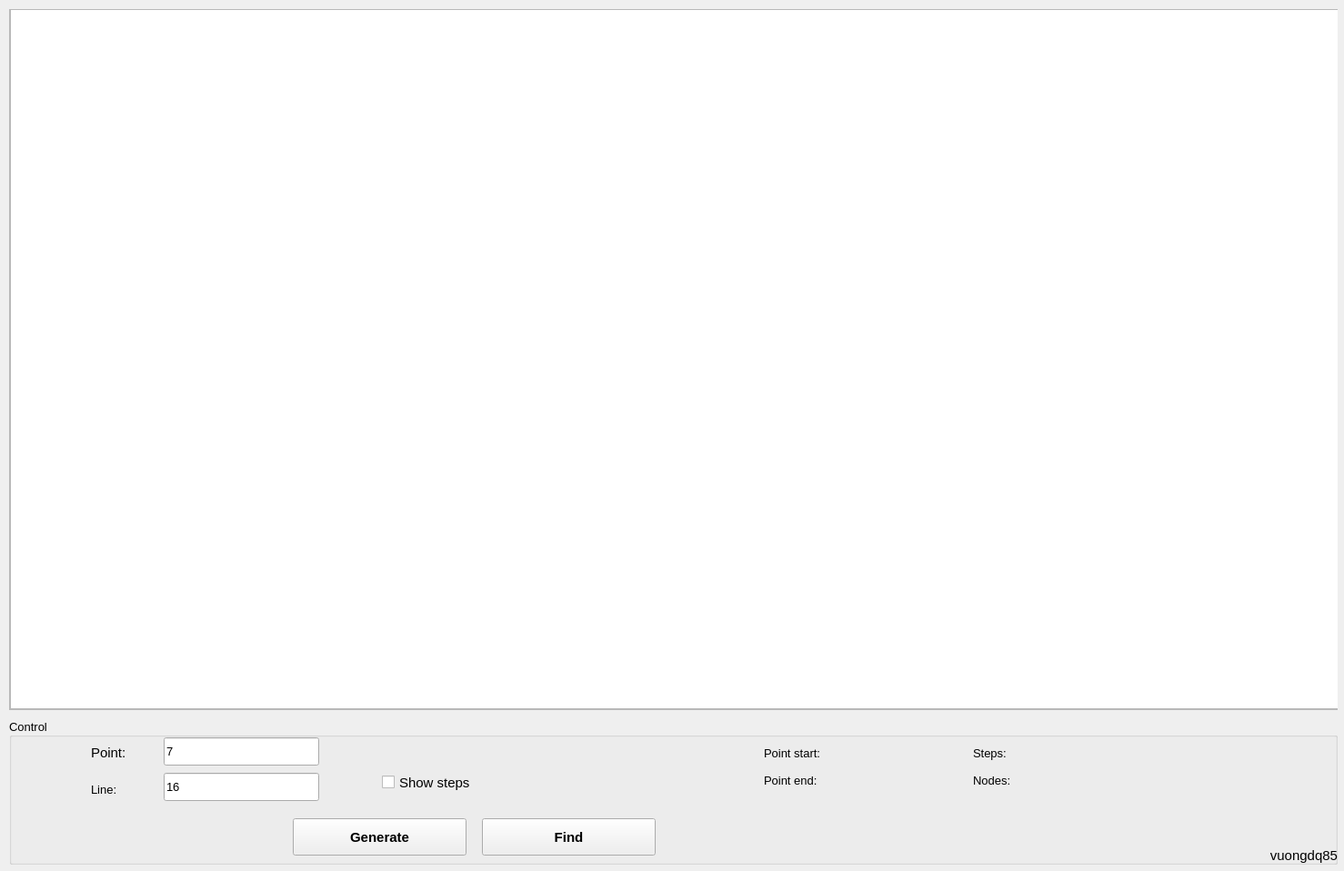
<?xml version="1.0" encoding="UTF-8"?>
<ui version="4.0">
 <class>MainWindow</class>
 <widget class="QMainWindow" name="MainWindow">
  <property name="geometry">
   <rect>
    <x>0</x>
    <y>0</y>
    <width>1478</width>
    <height>958</height>
   </rect>
  </property>
  <property name="windowTitle">
   <string>Dijkstra GUI PyQt5 development by vuongdq85</string>
  </property>
  <property name="windowIcon">
   <iconset>
    <normaloff>3537814.jpg</normaloff>3537814.jpg</iconset>
  </property>
  <property name="styleSheet">
   <string notr="true">background-color: &quot;#E5F1FB&quot;;</string>
  </property>
  <widget class="QWidget" name="centralwidget">
   <widget class="QWidget" name="widgetPaint" native="true">
    <property name="geometry">
     <rect>
      <x>10</x>
      <y>10</y>
      <width>1461</width>
      <height>771</height>
     </rect>
    </property>
    <property name="styleSheet">
     <string notr="true">background-color: &quot;gray&quot;;</string>
    </property>
    <widget class="QScrollArea" name="scrollArea">
     <property name="geometry">
      <rect>
       <x>0</x>
       <y>0</y>
       <width>1471</width>
       <height>771</height>
      </rect>
     </property>
     <property name="widgetResizable">
      <bool>true</bool>
     </property>
     <widget class="QWidget" name="scrollAreaWidgetContents">
      <property name="geometry">
       <rect>
        <x>0</x>
        <y>0</y>
        <width>1469</width>
        <height>769</height>
       </rect>
      </property>
      <widget class="QGraphicsView" name="graphicsViewPaint">
       <property name="geometry">
        <rect>
         <x>0</x>
         <y>-2</y>
         <width>1461</width>
         <height>771</height>
        </rect>
       </property>
       <property name="styleSheet">
        <string notr="true">background-color: &quot;#EEEEEC&quot;;</string>
       </property>
      </widget>
     </widget>
    </widget>
   </widget>
   <widget class="QGroupBox" name="groupBoxControl">
    <property name="geometry">
     <rect>
      <x>10</x>
      <y>790</y>
      <width>1461</width>
      <height>161</height>
     </rect>
    </property>
    <property name="font">
     <font>
      <pointsize>10</pointsize>
      <weight>50</weight>
      <bold>false</bold>
     </font>
    </property>
    <property name="cursor">
     <cursorShape>ArrowCursor</cursorShape>
    </property>
    <property name="styleSheet">
     <string notr="true">background-color: &quot;#CDCDCD&quot;;</string>
    </property>
    <property name="title">
     <string>Control</string>
    </property>
    <property name="alignment">
     <set>Qt::AlignLeading|Qt::AlignLeft|Qt::AlignVCenter</set>
    </property>
    <property name="flat">
     <bool>true</bool>
    </property>
    <property name="checkable">
     <bool>false</bool>
    </property>
    <widget class="QLabel" name="lblPoint">
     <property name="geometry">
      <rect>
       <x>90</x>
       <y>30</y>
       <width>55</width>
       <height>16</height>
      </rect>
     </property>
     <property name="font">
      <font>
       <family>MS Shell Dlg 2</family>
       <pointsize>11</pointsize>
       <weight>50</weight>
       <italic>false</italic>
       <bold>false</bold>
       <underline>false</underline>
       <strikeout>false</strikeout>
       <kerning>true</kerning>
      </font>
     </property>
     <property name="text">
      <string>Point:</string>
     </property>
    </widget>
    <widget class="QLabel" name="lblNodes">
     <property name="geometry">
      <rect>
       <x>1060</x>
       <y>60</y>
       <width>111</width>
       <height>16</height>
      </rect>
     </property>
     <property name="font">
      <font>
       <pointsize>10</pointsize>
      </font>
     </property>
     <property name="text">
      <string>Nodes:</string>
     </property>
    </widget>
    <widget class="QLabel" name="lblLine">
     <property name="geometry">
      <rect>
       <x>90</x>
       <y>70</y>
       <width>55</width>
       <height>16</height>
      </rect>
     </property>
     <property name="font">
      <font>
       <pointsize>10</pointsize>
      </font>
     </property>
     <property name="text">
      <string>Line:</string>
     </property>
    </widget>
    <widget class="QLabel" name="lblSteps">
     <property name="geometry">
      <rect>
       <x>1060</x>
       <y>30</y>
       <width>111</width>
       <height>16</height>
      </rect>
     </property>
     <property name="font">
      <font>
       <pointsize>10</pointsize>
      </font>
     </property>
     <property name="text">
      <string>Steps:</string>
     </property>
    </widget>
    <widget class="QLabel" name="lblPointEnd">
     <property name="geometry">
      <rect>
       <x>830</x>
       <y>60</y>
       <width>121</width>
       <height>16</height>
      </rect>
     </property>
     <property name="font">
      <font>
       <pointsize>10</pointsize>
      </font>
     </property>
     <property name="text">
      <string>Point end:</string>
     </property>
    </widget>
    <widget class="QLabel" name="lblPointStart">
     <property name="geometry">
      <rect>
       <x>830</x>
       <y>30</y>
       <width>121</width>
       <height>16</height>
      </rect>
     </property>
     <property name="font">
      <font>
       <pointsize>10</pointsize>
      </font>
     </property>
     <property name="text">
      <string>Point start:</string>
     </property>
    </widget>
    <widget class="QLabel" name="lblStatus">
     <property name="geometry">
      <rect>
       <x>1130</x>
       <y>140</y>
       <width>331</width>
       <height>21</height>
      </rect>
     </property>
     <property name="font">
      <font>
       <family>MS Shell Dlg 2</family>
       <pointsize>11</pointsize>
      </font>
     </property>
     <property name="text">
      <string>vuongdq85</string>
     </property>
     <property name="alignment">
      <set>Qt::AlignRight|Qt::AlignTrailing|Qt::AlignVCenter</set>
     </property>
    </widget>
    <widget class="QPushButton" name="btnGenerate">
     <property name="geometry">
      <rect>
       <x>312</x>
       <y>110</y>
       <width>191</width>
       <height>41</height>
      </rect>
     </property>
     <property name="font">
      <font>
       <family>MS Shell Dlg 2</family>
       <pointsize>11</pointsize>
       <weight>75</weight>
       <bold>true</bold>
      </font>
     </property>
     <property name="styleSheet">
      <string notr="true">background-color: &quot;#E5E5E5&quot;;</string>
     </property>
     <property name="text">
      <string>Generate</string>
     </property>
    </widget>
    <widget class="QPushButton" name="btnFind">
     <property name="geometry">
      <rect>
       <x>520</x>
       <y>110</y>
       <width>191</width>
       <height>41</height>
      </rect>
     </property>
     <property name="font">
      <font>
       <family>MS Shell Dlg 2</family>
       <pointsize>11</pointsize>
       <weight>75</weight>
       <italic>false</italic>
       <bold>true</bold>
       <underline>false</underline>
       <strikeout>false</strikeout>
       <kerning>true</kerning>
      </font>
     </property>
     <property name="styleSheet">
      <string notr="true">background-color: &quot;#E5E5E5&quot;;</string>
     </property>
     <property name="text">
      <string>Find</string>
     </property>
    </widget>
    <widget class="QLineEdit" name="lineEditPoint">
     <property name="geometry">
      <rect>
       <x>170</x>
       <y>21</y>
       <width>171</width>
       <height>31</height>
      </rect>
     </property>
     <property name="styleSheet">
      <string notr="true">background-color: &quot;#E5E5E5&quot;;</string>
     </property>
     <property name="text">
      <string>7</string>
     </property>
    </widget>
    <widget class="QLineEdit" name="lineEditLine">
     <property name="geometry">
      <rect>
       <x>170</x>
       <y>60</y>
       <width>171</width>
       <height>31</height>
      </rect>
     </property>
     <property name="styleSheet">
      <string notr="true">background-color: &quot;#E5E5E5&quot;;</string>
     </property>
     <property name="text">
      <string>16</string>
     </property>
    </widget>
    <widget class="QCheckBox" name="cbxShowSteps">
     <property name="geometry">
      <rect>
       <x>410</x>
       <y>50</y>
       <width>161</width>
       <height>41</height>
      </rect>
     </property>
     <property name="font">
      <font>
       <family>MS Shell Dlg 2</family>
       <pointsize>11</pointsize>
       <weight>50</weight>
       <italic>false</italic>
       <bold>false</bold>
       <underline>false</underline>
       <strikeout>false</strikeout>
       <kerning>true</kerning>
      </font>
     </property>
     <property name="text">
      <string>Show steps</string>
     </property>
    </widget>
   </widget>
  </widget>
 </widget>
 <resources/>
 <connections/>
</ui>
